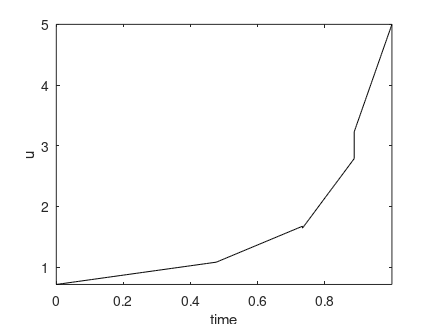

Here is the MATLAB script that generated this plot: (Note: this script raises an error after producing the figure.)
load optimprofiles tplot uplot xplot

% ploting
%..........................................................................
plot(tplot,uplot,'k')
title('')
xlabel('time')
ylabel('u')
axis tight %([0 1 0 5])
set(1,'PaperUnits','centimeters')
set(1,'PaperPosition',[3 10 11 8.25])

print -depsc u_624a.eps
pause

plot(tplot,xplot(:,1),'b:',tplot,xplot(:,2),'r--')
title('')
xlabel('time')
ylabel('x_1, x_2')
legend('x_1','x_2',1)
axis tight %([0 1 0 1])
set(1,'PaperUnits','centimeters')
set(1,'PaperPosition',[3 10 11 8.25])

print -depsc x12_624a.eps
pause
close
%..........................................................................